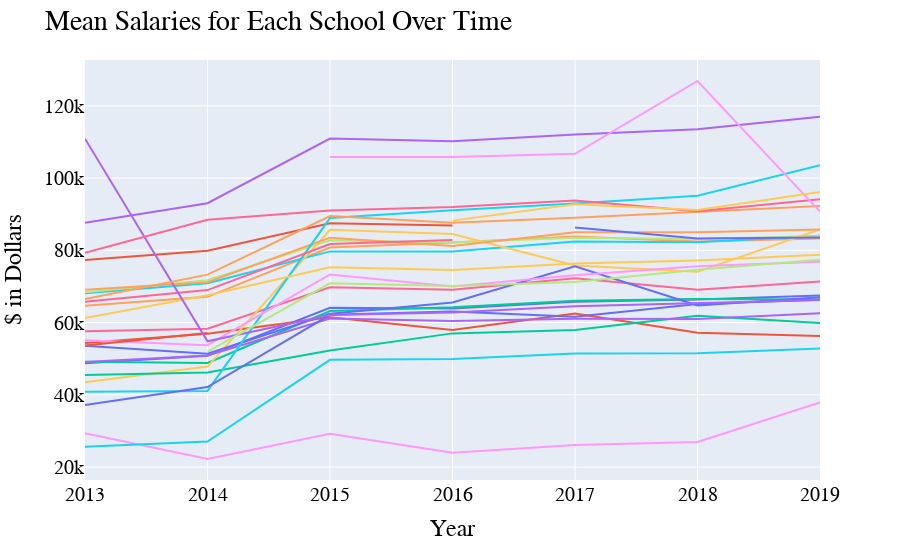

Source (notebook cell):
### Markdown cell above
As expected, CMNS is the most funded school since it contains so many departments.

### Code cell
fig = px.line(salaries.groupby(['Year','School']).mean().reset_index(), 
              x="Year", y="Salary", color="School", hover_name="School")

fig.update_layout(
    showlegend=False,
    title="Mean Salaries for Each School Over Time",
    xaxis_title="Year",
    yaxis_title="$ in Dollars",
    font=dict(
        family="Courier New, monospace",
        size=20,
        color="#000000"
    )
)

fig.show()

### Figure 1 — Plotly figure (JSON) as saved in the notebook; plotly's stock layout.template omitted (floating-point values rounded to 4 significant figures)
{"data": [{"hoverlabel": {"namelength": 0}, "hovertemplate": "<b>%{hovertext}</b><br><br>School=AGNR<br>Year=%{x}<br>Salary=%{y}", "hovertext": ["AGNR", "AGNR", "AGNR", "AGNR", "AGNR", "AGNR", "AGNR"], "legendgroup": "School=AGNR", "line": {"color": "#636efa", "dash": "solid"}, "mode": "lines", "name": "School=AGNR", "showlegend": true, "type": "scatter", "x": [2013, 2014, 2015, 2016, 2017, 2018, 2019], "xaxis": "x", "y": [48760.0, 50830.0, 64100.0, 63930.0, 65780.0, 66370.0, 67500.0], "yaxis": "y"}, {"hoverlabel": {"namelength": 0}, "hovertemplate": "<b>%{hovertext}</b><br><br>School=ARCH<br>Year=%{x}<br>Salary=%{y}", "hovertext": ["ARCH", "ARCH", "ARCH", "ARCH", "ARCH", "ARCH", "ARCH"], "legendgroup": "School=ARCH", "line": {"color": "#EF553B", "dash": "solid"}, "mode": "lines", "name": "School=ARCH", "showlegend": true, "type": "scatter", "x": [2013, 2014, 2015, 2016, 2017, 2018, 2019], "xaxis": "x", "y": [54310.0, 56920.0, 61470.0, 57970.0, 62480.0, 57150.0, 56300.0], "yaxis": "y"}, {"hoverlabel": {"namelength": 0}, "hovertemplate": "<b>%{hovertext}</b><br><br>School=ARHU<br>Year=%{x}<br>Salary=%{y}", "hovertext": ["ARHU", "ARHU", "ARHU", "ARHU", "ARHU", "ARHU", "ARHU"], "legendgroup": "School=ARHU", "line": {"color": "#00cc96", "dash": "solid"}, "mode": "lines", "name": "School=ARHU", "showlegend": true, "type": "scatter", "x": [2013, 2014, 2015, 2016, 2017, 2018, 2019], "xaxis": "x", "y": [49160.0, 48820.0, 63210.0, 64240.0, 66060.0, 66500.0, 66370.0], "yaxis": "y"}, {"hoverlabel": {"namelength": 0}, "hovertemplate": "<b>%{hovertext}</b><br><br>School=BMGT<br>Year=%{x}<br>Salary=%{y}", "hovertext": ["BMGT", "BMGT", "BMGT", "BMGT", "BMGT", "BMGT", "BMGT"], "legendgroup": "School=BMGT", "line": {"color": "#ab63fa", "dash": "solid"}, "mode": "lines", "name": "School=BMGT", "showlegend": true, "type": "scatter", "x": [2013, 2014, 2015, 2016, 2017, 2018, 2019], "xaxis": "x", "y": [87650.0, 93050.0, 110900.0, 110200.0, 112100.0, 113500.0, 117000.0], "yaxis": "y"}, {"hoverlabel": {"namelength": 0}, "hovertemplate": "<b>%{hovertext}</b><br><br>School=BSOS<br>Year=%{x}<br>Salary=%{y}", "hovertext": ["BSOS", "BSOS", "BSOS", "BSOS", "BSOS", "BSOS", "BSOS"], "legendgroup": "School=BSOS", "line": {"color": "#FFA15A", "dash": "solid"}, "mode": "lines", "name": "School=BSOS", "showlegend": true, "type": "scatter", "x": [2013, 2014, 2015, 2016, 2017, 2018, 2019], "xaxis": "x", "y": [64660.0, 67130.0, 80750.0, 82190.0, 83850.0, 82420.0, 83270.0], "yaxis": "y"}, {"hoverlabel": {"namelength": 0}, "hovertemplate": "<b>%{hovertext}</b><br><br>School=CMNS<br>Year=%{x}<br>Salary=%{y}", "hovertext": ["CMNS", "CMNS", "CMNS", "CMNS", "CMNS", "CMNS", "CMNS"], "legendgroup": "School=CMNS", "line": {"color": "#19d3f3", "dash": "solid"}, "mode": "lines", "name": "School=CMNS", "showlegend": true, "type": "scatter", "x": [2013, 2014, 2015, 2016, 2017, 2018, 2019], "xaxis": "x", "y": [68090.0, 70880.0, 79710.0, 79680.0, 82420.0, 82230.0, 84040.0], "yaxis": "y"}, {"hoverlabel": {"namelength": 0}, "hovertemplate": "<b>%{hovertext}</b><br><br>School=EDUC<br>Year=%{x}<br>Salary=%{y}", "hovertext": ["EDUC", "EDUC", "EDUC", "EDUC", "EDUC", "EDUC", "EDUC"], "legendgroup": "School=EDUC", "line": {"color": "#FF6692", "dash": "solid"}, "mode": "lines", "name": "School=EDUC", "showlegend": true, "type": "scatter", "x": [2013, 2014, 2015, 2016, 2017, 2018, 2019], "xaxis": "x", "y": [57560.0, 58300.0, 69760.0, 69050.0, 72240.0, 69050.0, 71380.0], "yaxis": "y"}, {"hoverlabel": {"namelength": 0}, "hovertemplate": "<b>%{hovertext}</b><br><br>School=ENGR<br>Year=%{x}<br>Salary=%{y}", "hovertext": ["ENGR", "ENGR", "ENGR", "ENGR", "ENGR", "ENGR", "ENGR"], "legendgroup": "School=ENGR", "line": {"color": "#B6E880", "dash": "solid"}, "mode": "lines", "name": "School=ENGR", "showlegend": true, "type": "scatter", "x": [2013, 2014, 2015, 2016, 2017, 2018, 2019], "xaxis": "x", "y": [68370.0, 71740.0, 82790.0, 82150.0, 83470.0, 83130.0, 84000.0], "yaxis": "y"}, {"hoverlabel": {"namelength": 0}, "hovertemplate": "<b>%{hovertext}</b><br><br>School=EXST<br>Year=%{x}<br>Salary=%{y}", "hovertext": ["EXST", "EXST", "EXST", "EXST", "EXST", "EXST", "EXST"], "legendgroup": "School=EXST", "line": {"color": "#FF97FF", "dash": "solid"}, "mode": "lines", "name": "School=EXST", "showlegend": true, "type": "scatter", "x": [2013, 2014, 2015, 2016, 2017, 2018, 2019], "xaxis": "x", "y": [29360.0, 22230.0, 29230.0, 23990.0, 26130.0, 26950.0, 37870.0], "yaxis": "y"}, {"hoverlabel": {"namelength": 0}, "hovertemplate": "<b>%{hovertext}</b><br><br>School=GRAD<br>Year=%{x}<br>Salary=%{y}", "hovertext": ["GRAD", "GRAD", "GRAD", "GRAD", "GRAD", "GRAD", "GRAD"], "legendgroup": "School=GRAD", "line": {"color": "#FECB52", "dash": "solid"}, "mode": "lines", "name": "School=GRAD", "showlegend": true, "type": "scatter", "x": [2013, 2014, 2015, 2016, 2017, 2018, 2019], "xaxis": "x", "y": [43480.0, 47820.0, 85690.0, 84540.0, 75800.0, 74090.0, 85790.0], "yaxis": "y"}, {"hoverlabel": {"namelength": 0}, "hovertemplate": "<b>%{hovertext}</b><br><br>School=INFO<br>Year=%{x}<br>Salary=%{y}", "hovertext": ["INFO", "INFO", "INFO", "INFO", "INFO", "INFO", "INFO"], "legendgroup": "School=INFO", "line": {"color": "#636efa", "dash": "solid"}, "mode": "lines", "name": "School=INFO", "showlegend": true, "type": "scatter", "x": [2013, 2014, 2015, 2016, 2017, 2018, 2019], "xaxis": "x", "y": [53580.0, 51380.0, 62420.0, 65540.0, 75570.0, 64720.0, 67030.0], "yaxis": "y"}, {"hoverlabel": {"namelength": 0}, "hovertemplate": "<b>%{hovertext}</b><br><br>School=IT<br>Year=%{x}<br>Salary=%{y}", "hovertext": ["IT", "IT", "IT", "IT"], "legendgroup": "School=IT", "line": {"color": "#EF553B", "dash": "solid"}, "mode": "lines", "name": "School=IT", "showlegend": true, "type": "scatter", "x": [2013, 2014, 2015, 2016], "xaxis": "x", "y": [77290.0, 79900.0, 87510.0, 86890.0], "yaxis": "y"}, {"hoverlabel": {"namelength": 0}, "hovertemplate": "<b>%{hovertext}</b><br><br>School=JOUR<br>Year=%{x}<br>Salary=%{y}", "hovertext": ["JOUR", "JOUR", "JOUR", "JOUR", "JOUR", "JOUR", "JOUR"], "legendgroup": "School=JOUR", "line": {"color": "#00cc96", "dash": "solid"}, "mode": "lines", "name": "School=JOUR", "showlegend": true, "type": "scatter", "x": [2013, 2014, 2015, 2016, 2017, 2018, 2019], "xaxis": "x", "y": [45500.0, 46150.0, 52290.0, 57010.0, 57940.0, 61900.0, 59880.0], "yaxis": "y"}, {"hoverlabel": {"namelength": 0}, "hovertemplate": "<b>%{hovertext}</b><br><br>School=LIBR<br>Year=%{x}<br>Salary=%{y}", "hovertext": ["LIBR", "LIBR", "LIBR", "LIBR", "LIBR", "LIBR", "LIBR"], "legendgroup": "School=LIBR", "line": {"color": "#ab63fa", "dash": "solid"}, "mode": "lines", "name": "School=LIBR", "showlegend": true, "type": "scatter", "x": [2013, 2014, 2015, 2016, 2017, 2018, 2019], "xaxis": "x", "y": [49070.0, 50860.0, 61110.0, 60440.0, 61060.0, 61000.0, 62560.0], "yaxis": "y"}, {"hoverlabel": {"namelength": 0}, "hovertemplate": "<b>%{hovertext}</b><br><br>School=Office of Inst Research, Planning & Assessment<br>Year=%{x}<br>Salary=%{y}", "hovertext": ["Office of Inst Research, Planning & Assessment", "Office of Inst Research, Planning & Assessment", "Office of Inst Research, Planning & Assessment", "Office of Inst Research, Planning & Assessment", "Office of Inst Research, Planning & Assessment", "Office of Inst Research, Planning & Assessment", "Office of Inst Research, Planning & Assessment"], "legendgroup": "School=Office of Inst Research, Planning & Assessment", "line": {"color": "#FFA15A", "dash": "solid"}, "mode": "lines", "name": "School=Office of Inst Research, Planning & Assessment", "showlegend": true, "type": "scatter", "x": [2013, 2014, 2015, 2016, 2017, 2018, 2019], "xaxis": "x", "y": [69060.0, 71170.0, 83510.0, 81230.0, 85000.0, 85000.0, 85790.0], "yaxis": "y"}, {"hoverlabel": {"namelength": 0}, "hovertemplate": "<b>%{hovertext}</b><br><br>School=PRES<br>Year=%{x}<br>Salary=%{y}", "hovertext": ["PRES", "PRES", "PRES", "PRES", "PRES", "PRES", "PRES"], "legendgroup": "School=PRES", "line": {"color": "#19d3f3", "dash": "solid"}, "mode": "lines", "name": "School=PRES", "showlegend": true, "type": "scatter", "x": [2013, 2014, 2015, 2016, 2017, 2018, 2019], "xaxis": "x", "y": [40830.0, 41070.0, 88940.0, 91070.0, 92930.0, 95100.0, 103600.0], "yaxis": "y"}, {"hoverlabel": {"namelength": 0}, "hovertemplate": "<b>%{hovertext}</b><br><br>School=PUAF<br>Year=%{x}<br>Salary=%{y}", "hovertext": ["PUAF", "PUAF", "PUAF", "PUAF"], "legendgroup": "School=PUAF", "line": {"color": "#FF6692", "dash": "solid"}, "mode": "lines", "name": "School=PUAF", "showlegend": true, "type": "scatter", "x": [2013, 2014, 2015, 2016], "xaxis": "x", "y": [65800.0, 68980.0, 81760.0, 82860.0], "yaxis": "y"}, {"hoverlabel": {"namelength": 0}, "hovertemplate": "<b>%{hovertext}</b><br><br>School=SGC<br>Year=%{x}<br>Salary=%{y}", "hovertext": ["SGC"], "legendgroup": "School=SGC", "line": {"color": "#B6E880", "dash": "solid"}, "mode": "lines", "name": "School=SGC", "showlegend": true, "type": "scatter", "x": [2013], "xaxis": "x", "y": [47820.0], "yaxis": "y"}, {"hoverlabel": {"namelength": 0}, "hovertemplate": "<b>%{hovertext}</b><br><br>School=SPHL<br>Year=%{x}<br>Salary=%{y}", "hovertext": ["SPHL", "SPHL", "SPHL", "SPHL", "SPHL", "SPHL", "SPHL"], "legendgroup": "School=SPHL", "line": {"color": "#FF97FF", "dash": "solid"}, "mode": "lines", "name": "School=SPHL", "showlegend": true, "type": "scatter", "x": [2013, 2014, 2015, 2016, 2017, 2018, 2019], "xaxis": "x", "y": [55140.0, 53740.0, 73310.0, 70020.0, 73120.0, 75590.0, 76820.0], "yaxis": "y"}, {"hoverlabel": {"namelength": 0}, "hovertemplate": "<b>%{hovertext}</b><br><br>School=SVPAAP<br>Year=%{x}<br>Salary=%{y}", "hovertext": ["SVPAAP", "SVPAAP", "SVPAAP", "SVPAAP", "SVPAAP", "SVPAAP", "SVPAAP"], "legendgroup": "School=SVPAAP", "line": {"color": "#FECB52", "dash": "solid"}, "mode": "lines", "name": "School=SVPAAP", "showlegend": true, "type": "scatter", "x": [2013, 2014, 2015, 2016, 2017, 2018, 2019], "xaxis": "x", "y": [61270.0, 67580.0, 75320.0, 74520.0, 76330.0, 77220.0, 78790.0], "yaxis": "y"}, {"hoverlabel": {"namelength": 0}, "hovertemplate": "<b>%{hovertext}</b><br><br>School=UGST<br>Year=%{x}<br>Salary=%{y}", "hovertext": ["UGST", "UGST", "UGST", "UGST", "UGST", "UGST", "UGST"], "legendgroup": "School=UGST", "line": {"color": "#636efa", "dash": "solid"}, "mode": "lines", "name": "School=UGST", "showlegend": true, "type": "scatter", "x": [2013, 2014, 2015, 2016, 2017, 2018, 2019], "xaxis": "x", "y": [37180.0, 42160.0, 62140.0, 63070.0, 61610.0, 65120.0, 66350.0], "yaxis": "y"}, {"hoverlabel": {"namelength": 0}, "hovertemplate": "<b>%{hovertext}</b><br><br>School=Undergraduate Admissions<br>Year=%{x}<br>Salary=%{y}", "hovertext": ["Undergraduate Admissions", "Undergraduate Admissions"], "legendgroup": "School=Undergraduate Admissions", "line": {"color": "#EF553B", "dash": "solid"}, "mode": "lines", "name": "School=Undergraduate Admissions", "showlegend": true, "type": "scatter", "x": [2013, 2014], "xaxis": "x", "y": [53640.0, 57100.0], "yaxis": "y"}, {"hoverlabel": {"namelength": 0}, "hovertemplate": "<b>%{hovertext}</b><br><br>School=VPAA<br>Year=%{x}<br>Salary=%{y}", "hovertext": ["VPAA"], "legendgroup": "School=VPAA", "line": {"color": "#00cc96", "dash": "solid"}, "mode": "lines", "name": "School=VPAA", "showlegend": true, "type": "scatter", "x": [2013], "xaxis": "x", "y": [50650.0], "yaxis": "y"}, {"hoverlabel": {"namelength": 0}, "hovertemplate": "<b>%{hovertext}</b><br><br>School=VPAF<br>Year=%{x}<br>Salary=%{y}", "hovertext": ["VPAF", "VPAF", "VPAF", "VPAF", "VPAF", "VPAF", "VPAF"], "legendgroup": "School=VPAF", "line": {"color": "#ab63fa", "dash": "solid"}, "mode": "lines", "name": "School=VPAF", "showlegend": true, "type": "scatter", "x": [2013, 2014, 2015, 2016, 2017, 2018, 2019], "xaxis": "x", "y": [110900.0, 54810.0, 62100.0, 62800.0, 64480.0, 65350.0, 66250.0], "yaxis": "y"}, {"hoverlabel": {"namelength": 0}, "hovertemplate": "<b>%{hovertext}</b><br><br>School=VPR<br>Year=%{x}<br>Salary=%{y}", "hovertext": ["VPR", "VPR", "VPR", "VPR", "VPR", "VPR", "VPR"], "legendgroup": "School=VPR", "line": {"color": "#FFA15A", "dash": "solid"}, "mode": "lines", "name": "School=VPR", "showlegend": true, "type": "scatter", "x": [2013, 2014, 2015, 2016, 2017, 2018, 2019], "xaxis": "x", "y": [66530.0, 73280.0, 89500.0, 87660.0, 89000.0, 90590.0, 92280.0], "yaxis": "y"}, {"hoverlabel": {"namelength": 0}, "hovertemplate": "<b>%{hovertext}</b><br><br>School=VPSA<br>Year=%{x}<br>Salary=%{y}", "hovertext": ["VPSA", "VPSA", "VPSA", "VPSA", "VPSA", "VPSA", "VPSA"], "legendgroup": "School=VPSA", "line": {"color": "#19d3f3", "dash": "solid"}, "mode": "lines", "name": "School=VPSA", "showlegend": true, "type": "scatter", "x": [2013, 2014, 2015, 2016, 2017, 2018, 2019], "xaxis": "x", "y": [25640.0, 27050.0, 49690.0, 49950.0, 51460.0, 51510.0, 52820.0], "yaxis": "y"}, {"hoverlabel": {"namelength": 0}, "hovertemplate": "<b>%{hovertext}</b><br><br>School=VPUR<br>Year=%{x}<br>Salary=%{y}", "hovertext": ["VPUR", "VPUR", "VPUR", "VPUR", "VPUR", "VPUR", "VPUR"], "legendgroup": "School=VPUR", "line": {"color": "#FF6692", "dash": "solid"}, "mode": "lines", "name": "School=VPUR", "showlegend": true, "type": "scatter", "x": [2013, 2014, 2015, 2016, 2017, 2018, 2019], "xaxis": "x", "y": [79310.0, 88490.0, 91000.0, 91980.0, 93790.0, 90790.0, 94160.0], "yaxis": "y"}, {"hoverlabel": {"namelength": 0}, "hovertemplate": "<b>%{hovertext}</b><br><br>School=USG<br>Year=%{x}<br>Salary=%{y}", "hovertext": ["USG", "USG", "USG", "USG", "USG", "USG"], "legendgroup": "School=USG", "line": {"color": "#B6E880", "dash": "solid"}, "mode": "lines", "name": "School=USG", "showlegend": true, "type": "scatter", "x": [2014, 2015, 2016, 2017, 2018, 2019], "xaxis": "x", "y": [51970.0, 70880.0, 70090.0, 71250.0, 74600.0, 77390.0], "yaxis": "y"}, {"hoverlabel": {"namelength": 0}, "hovertemplate": "<b>%{hovertext}</b><br><br>School= VPUR<br>Year=%{x}<br>Salary=%{y}", "hovertext": [" VPUR", " VPUR", " VPUR", " VPUR", " VPUR"], "legendgroup": "School= VPUR", "line": {"color": "#FF97FF", "dash": "solid"}, "mode": "lines", "name": "School= VPUR", "showlegend": true, "type": "scatter", "x": [2015, 2016, 2017, 2018, 2019], "xaxis": "x", "y": [105800.0, 105800.0, 106700.0, 126900.0, 90710.0], "yaxis": "y"}, {"hoverlabel": {"namelength": 0}, "hovertemplate": "<b>%{hovertext}</b><br><br>School=DIT<br>Year=%{x}<br>Salary=%{y}", "hovertext": ["DIT", "DIT", "DIT", "DIT"], "legendgroup": "School=DIT", "line": {"color": "#FECB52", "dash": "solid"}, "mode": "lines", "name": "School=DIT", "showlegend": true, "type": "scatter", "x": [2016, 2017, 2018, 2019], "xaxis": "x", "y": [88220.0, 92740.0, 91170.0, 96180.0], "yaxis": "y"}, {"hoverlabel": {"namelength": 0}, "hovertemplate": "<b>%{hovertext}</b><br><br>School=PLCY<br>Year=%{x}<br>Salary=%{y}", "hovertext": ["PLCY", "PLCY", "PLCY"], "legendgroup": "School=PLCY", "line": {"color": "#636efa", "dash": "solid"}, "mode": "lines", "name": "School=PLCY", "showlegend": true, "type": "scatter", "x": [2017, 2018, 2019], "xaxis": "x", "y": [86330.0, 83270.0, 83550.0], "yaxis": "y"}], "layout": {"font": {"color": "#000000", "family": "Courier New, monospace", "size": 20}, "legend": {"tracegroupgap": 0}, "margin": {"t": 60}, "showlegend": false, "title": {"text": "Mean Salaries for Each School Over Time"}, "xaxis": {"anchor": "y", "domain": [0, 1], "title": {"text": "Year"}}, "yaxis": {"anchor": "x", "domain": [0, 1], "title": {"text": "$ in Dollars"}}}}
